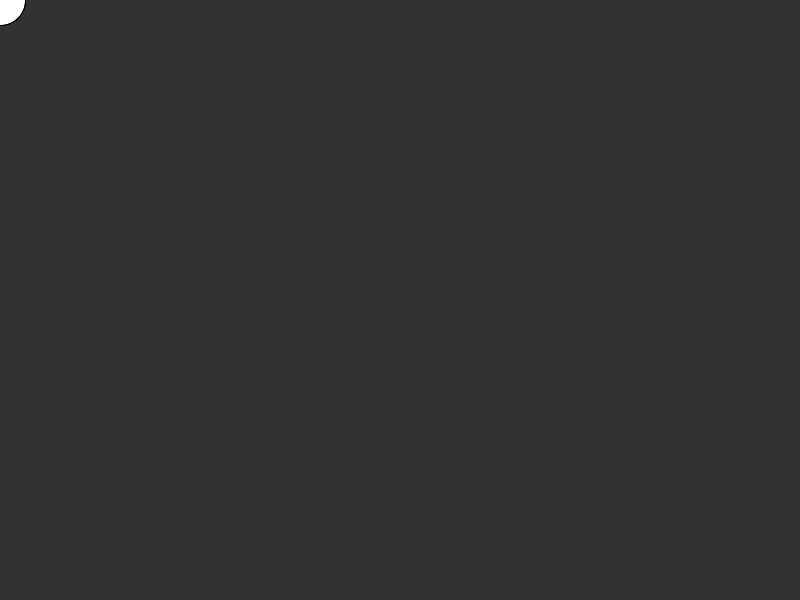
Frame 1 (no input)
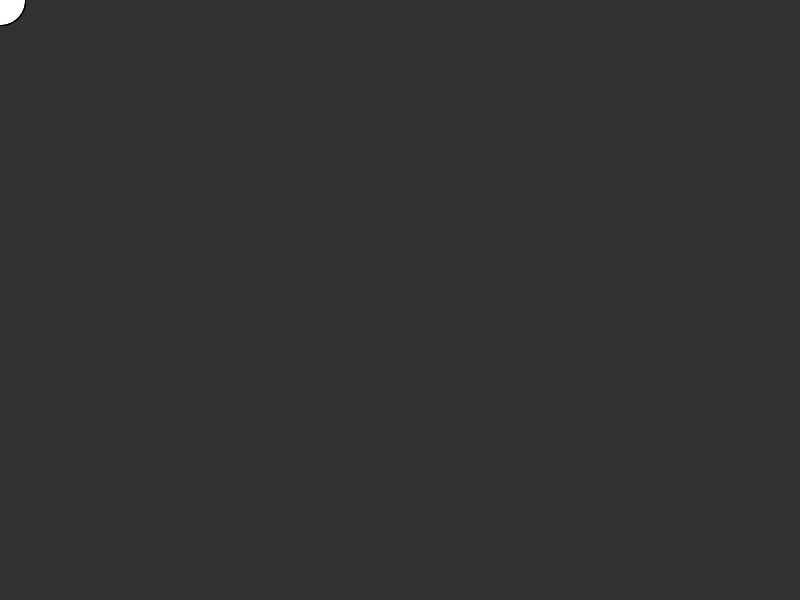
Frame 60 (the mouse pressed at the canvas centre just before this capture)
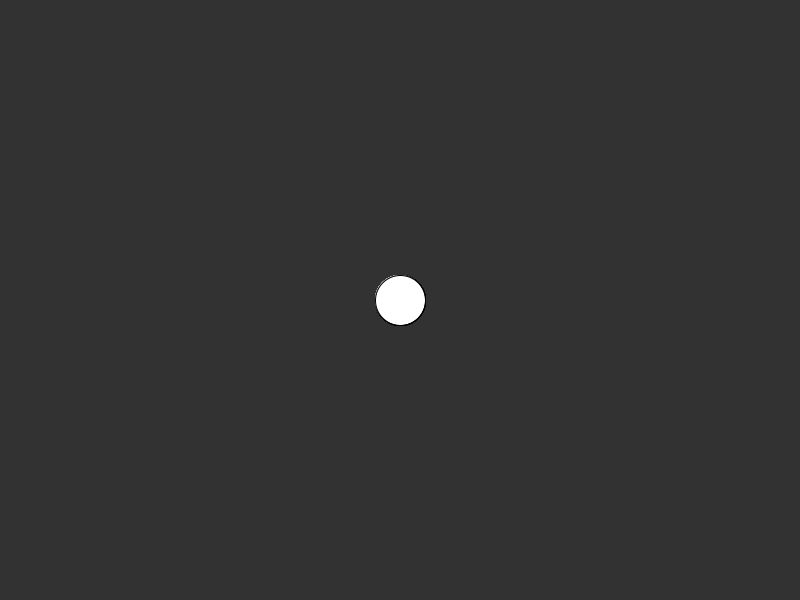
Frame 120 (the mouse held since frame 60 and released just before this capture)

The Processing sketch that drew these frames (run headless with seeded random() and noise(); from frame 60 on, the mouse is pressed at the canvas centre):

// Processing sketch: PVectorTrails
// ── PVectorTrails.pde
// Create an ArrayList to store PVector objects that represent the positions of the trail
ArrayList<PVector> trail = new ArrayList<PVector>();

// Set the number of trail segments to keep track of
int numTrails = 15;

void setup() {
  // The 'fullScreen' method is commented out, so the window size will be set manually
  // fullScreen(); // Uncomment this if you want the sketch to open in full-screen mode
  size(800, 600); // Set the canvas size to 800x600 pixels
}

void draw() {
  background(50); // Clear the background with a dark gray color (RGB value 50)

  // Add the current mouse position as a new PVector at the start of the 'trail' list
  trail.add(0, new PVector(mouseX, mouseY));

  // Set an initial value for the alpha (transparency) of the trail circles
  int c = 255;

  // Loop through the trail ArrayList and draw circles at each stored position
  // The circles will have decreasing transparency to create the fading effect
  for (PVector p : trail) {
    fill(255, c);  // Set the fill color to white with the current alpha value
    circle(p.x, p.y, 50); // Draw a circle at the position of the PVector
    c -= 10;  // Gradually reduce the alpha value to create fading
  }

  // If the number of elements in the 'trail' list exceeds the specified 'numTrails' value,
  // remove the oldest trail segment from the end of the list
  if (trail.size() >= numTrails) {
    trail.remove(numTrails - 1); // Remove the last element to keep the trail length constant
  }

  // Draw a circle at the current mouse position to represent the most recent position
  fill(255);  // Set the fill color to white (opaque)
  circle(mouseX, mouseY, 50); // Draw a larger circle at the mouse position
}
